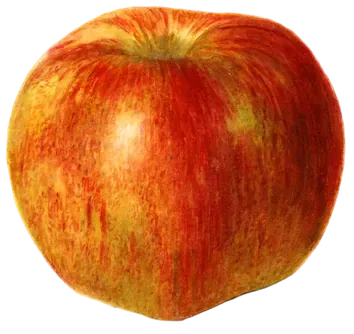
#> input picture img/plates/parts/apples-1.webp, 354 x 334 px
$ python -i build_art.py   (imports and definitions only)
#> lines starting #> are read from the running program, lines starting #| are printed output that depends on the picture; after the words box and inside, x2 and y2 are one past the last pixel; in counts of white or black regions, pixels touching at a corner belong together
#> further down, picture is the input picture: PIL image 354x334 RGBA; mean R, G, B, A 147.8, 67.5, 23.3, 181.3
#!/usr/bin/env python3
"""Cut the USDA pomological watercolours out of their paper and write img/plates/*.webp + data/art.json.

    pip install onnxruntime pillow numpy
    python3 scripts/art/build_art.py --model birefnet.onnx --metadata pom_metadata.csv --cache ./scans
    python3 scripts/art/build_art.py --thumbs     # just the small row thumbnails
    python3 scripts/art/build_art.py --parts      # just the separate views (whole and halved fruit)

Inputs, fetched once and kept in --cache so repeat runs never touch the network:
  * pom_metadata.csv  https://archive.org/download/usda_pomological_watercolors_20200211/pom_metadata.csv
  * scans             https://archive.org/download/usda-pomological-watercolor-collection/<id>.jpg
  * BiRefNet (MIT)    https://huggingface.co/onnx-community/BiRefNet-ONNX (onnx/model.onnx)

Downloads run one at a time with a pause in between; please keep it that way. The model's mask is
saved next to each scan (<id>.mask.png), so later runs only redo the cheap steps.
The model needs a few GB of memory; on a small machine run one plate at a time with --only.
"""
import argparse
import csv
import json
import pathlib
import time
import urllib.request

import numpy as np
from PIL import Image, ImageFilter

ROOT = pathlib.Path(__file__).resolve().parents[2]
OUT = ROOT / 'img' / 'plates'
SIZE = 1024          # BiRefNet input
MAX_SIDE = 640       # exported plate size (shown at up to 320 CSS px)
THUMB_SIDE = 64      # row thumbnails, shown at up to 32 CSS px

# Catalogue item -> NAL identifier. Picked by eye for a clear, typical specimen that the painter's
# ruled frame or the sheet edge doesn't cut off (a cut twig or stalk end is fine).
PLATES = {
    'apples': 'POM00002053', 'pears': 'POM00006915', 'plums': 'POM00004918', 'cherries': 'POM00004671',
    'sour-cherries': 'POM00004432', 'peaches': 'POM00005228', 'grapes': 'POM00006020',
    'strawberries': 'POM00004312', 'oranges': 'POM00000339', 'mandarins': 'POM00006387',
    'lemons': 'POM00006422', 'persimmons': 'POM00001225', 'mangoes': 'POM00004494',
    'avocados': 'POM00004572', 'currants': 'POM00007150', 'gooseberries': 'POM00007152',
    'raspberries': 'POM00000866', 'blackberries': 'POM00007351', 'blueberries': 'POM00006846',
    'cranberries': 'POM00007174', 'melons': 'POM00007426', 'watermelons': 'POM00007419',
    'figs': 'POM00007441', 'quinces': 'POM00001288', 'pomegranates': 'POM00007501', 'kiwis': 'POM00007367',
    'feijoas': 'POM00007438', 'passionfruit': 'POM00007354', 'bananas': 'POM00000787',
    'chestnuts': 'POM00000125', 'hazelnuts': 'POM00007423', 'walnuts': 'POM00007473',
    'aubergines': 'POM00007167',
}
# Plates whose separate pieces belong together as one group (a scatter of nuts).
WHOLE = {'hazelnuts'}
PART_GAP = 5         # views closer than about this many px count as one
MAX_PARTS = 3
# The collection files these red currant varieties under gooseberries.
SUBJECT = {'currants': 'red currant'}


# [16 lines left out: functions fetch, mask, not called in this run]


def components(solid):
    """Label the 4-connected regions of a boolean array: (labels, sizes), with label 0 for the background."""
    h, w = solid.shape
    labels = np.zeros((h, w), np.int32)
    sizes = [0]
    # small images by now, so a plain flood fill is fast enough
    for y0, x0 in zip(*np.nonzero(solid)):
        if labels[y0, x0]:
            continue
        n = len(sizes)
        stack, count = [(y0, x0)], 0
        labels[y0, x0] = n
        while stack:
            y, x = stack.pop()
            count += 1
            for yy, xx in ((y + 1, x), (y - 1, x), (y, x + 1), (y, x - 1)):
                if 0 <= yy < h and 0 <= xx < w and solid[yy, xx] and not labels[yy, xx]:
                    labels[yy, xx] = n
                    stack.append((yy, xx))
        sizes.append(count)
    return labels, sizes


# [54 lines left out: functions keep_main, soften, cutout, not called in this run]


def split_parts(img):
    """Cut a plate that paints the fruit more than once (whole and halved, say) into its separate views.

    Returns a list of RGBA crops in reading order, or [] when the painting is one piece. Each crop keeps
    the plate's scale, so the page can set the views side by side as well as stacked.
    """
    a = np.asarray(img.getchannel('A'))
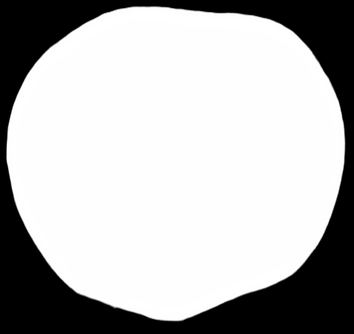
#> a: shape (334, 354); min 0, max 255, mean 181.3
    # join soft edges and nearby specks to their view, but not views a clear gap apart
    near = np.asarray(Image.fromarray(((a > 24) * 255).astype(np.uint8)).filter(ImageFilter.MaxFilter(PART_GAP))) > 0
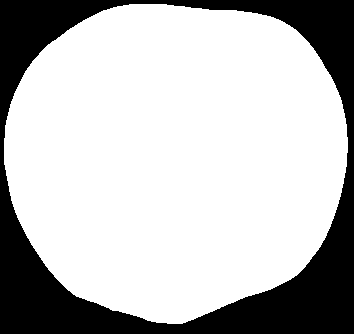
#> near: shape (334, 354) bool; 74.2% white; 1 black region, box (x1, y1, x2, y2) and area: (0, 0, 354, 334) 30511
    labels, sizes = components(near)
#> the loop in components, `for y0, x0 in zip(*np.nonzero(solid)):` made 87725 passes
#> (y0, x0) on passes 2 to 4: (4, 130), (4, 131), (4, 132)
#> after the loop in components, `for y0, x0 in zip(*np.nonzero(solid)):`: sizes = [0, 87725]
#> sizes = [0, 87725]
    total = sum(sizes)
#> total = 87725
    views = [i for i, s in enumerate(sizes) if i and s >= total * 0.04]
#> views = [1]
    if not 2 <= len(views) <= MAX_PARTS:
        return []
    # specks too small to be a view go with the nearest one
    centre = {i: np.argwhere(labels == i).mean(axis=0) for i in range(1, len(sizes))}
    owner = {i: i if i in views else min(views, key=lambda v: np.hypot(*(centre[i] - centre[v]))) for i in centre}
    parts = []
    for v in views:
        keep = np.isin(labels, [i for i, o in owner.items() if o == v])
        part = np.asarray(img).copy()
        part[..., 3] = np.where(keep, part[..., 3], 0)
        part = Image.fromarray(part, 'RGBA')
        box = part.getchannel('A').point(lambda x: 255 if x > 8 else 0).getbbox()
        pad = 12
        parts.append((box, part.crop((max(0, box[0] - pad), max(0, box[1] - pad), min(img.width, box[2] + pad), min(img.height, box[3] + pad)))))
    # top to bottom, then left to right for views side by side
    parts.sort(key=lambda p: (p[0][1] // (img.height // 4), p[0][0]))
    return [p for _, p in parts]


# [108 lines left out: functions write_parts, set_parts, write_thumb, artist, main, not called in this run]


# [2 lines not run here, left out]

>>> from PIL import Image
>>> picture = Image.open('../../img/plates/parts/apples-1.webp')
>>> result = split_parts(picture)
#> result = []

$ run again, on img/plates/parts/avocados-1.webp
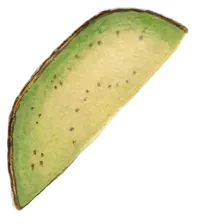
#> input picture img/plates/parts/avocados-1.webp, 201 x 224 px
#> picture is the input picture: PIL image 201x224 RGBA; mean R, G, B, A 86.4, 82.4, 52.1, 99.4
#> in split_parts, `a = np.asarray(img.getchannel('A'))`:
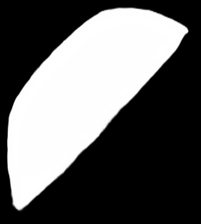
#> a: shape (224, 201); min 0, max 255, mean 99.4
#> in split_parts, `near = np.asarray(Image.fromarray(((a > 24) * 255).astype(np.uint8)).f..`:
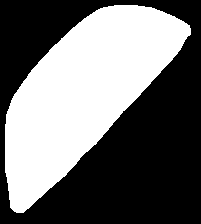
#> near: shape (224, 201) bool; 43.5% white; 1 white region, box (x1, y1, x2, y2) and area: (5, 5, 191, 213) 19589
#> the loop in components, `for y0, x0 in zip(*np.nonzero(solid)):` made 19589 passes
#> (y0, x0) on passes 2 to 4: (5, 115), (5, 116), (5, 117)
#> after the loop in components, `for y0, x0 in zip(*np.nonzero(solid)):`: sizes = [0, 19589]
#> total = 19589
#> views = [1]
#> result = []

$ run again, on img/plates/parts/avocados-2.webp
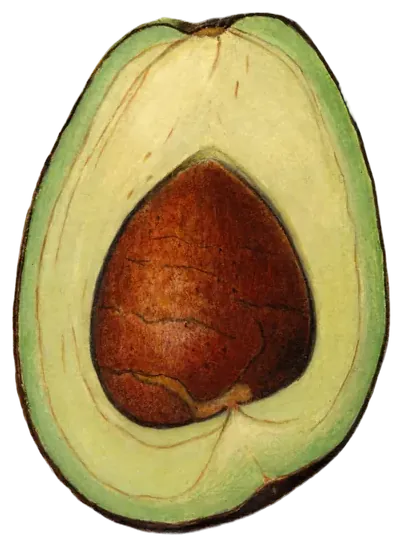
#> input picture img/plates/parts/avocados-2.webp, 398 x 542 px
#> picture is the input picture: PIL image 398x542 RGBA; mean R, G, B, A 129.2, 111.4, 64.3, 183.9
#> in split_parts, `a = np.asarray(img.getchannel('A'))`:
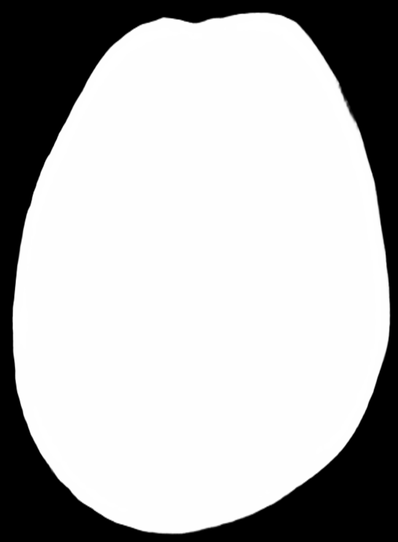
#> a: shape (542, 398); min 0, max 255, mean 183.9
#> in split_parts, `near = np.asarray(Image.fromarray(((a > 24) * 255).astype(np.uint8)).f..`:
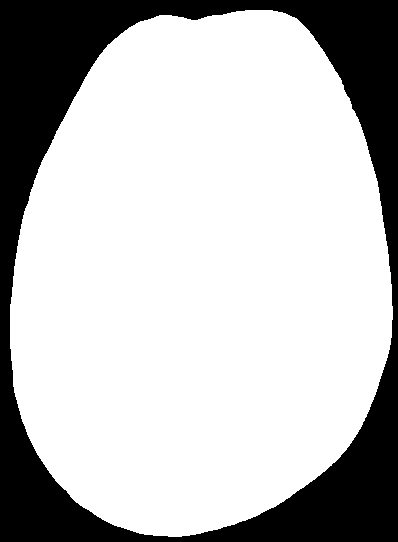
#> near: shape (542, 398) bool; 74.5% white; 1 black region, box (x1, y1, x2, y2) and area: (0, 0, 398, 542) 54909
#> the loop in components, `for y0, x0 in zip(*np.nonzero(solid)):` made 160807 passes
#> (y0, x0) on passes 2 to 4: (10, 246), (10, 247), (10, 248)
#> after the loop in components, `for y0, x0 in zip(*np.nonzero(solid)):`: sizes = [0, 160807]
#> total = 160807
#> views = [1]
#> result = []

$ run again, on img/plates/parts/blackberries-1.webp
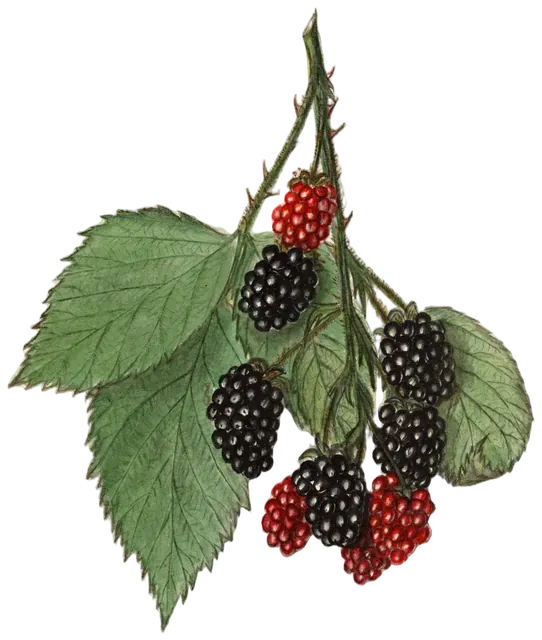
#> input picture img/plates/parts/blackberries-1.webp, 542 x 640 px
#> picture is the input picture: PIL image 542x640 RGBA; mean R, G, B, A 43.1, 44, 30.9, 98.9
#> in split_parts, `a = np.asarray(img.getchannel('A'))`:
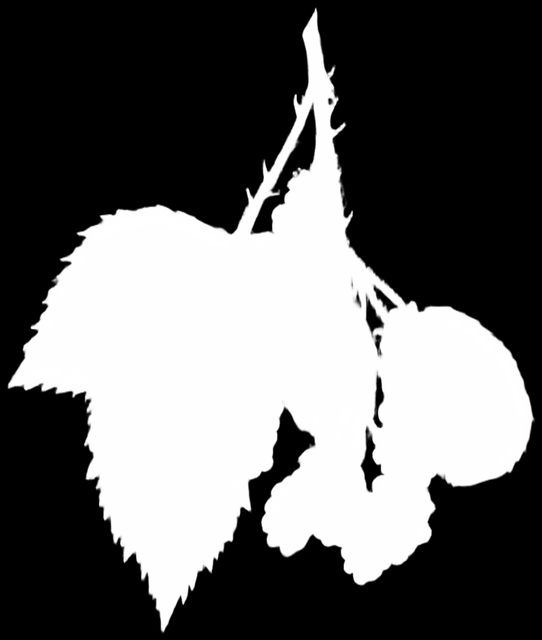
#> a: shape (640, 542); min 0, max 255, mean 98.9
#> in split_parts, `near = np.asarray(Image.fromarray(((a > 24) * 255).astype(np.uint8)).f..`:
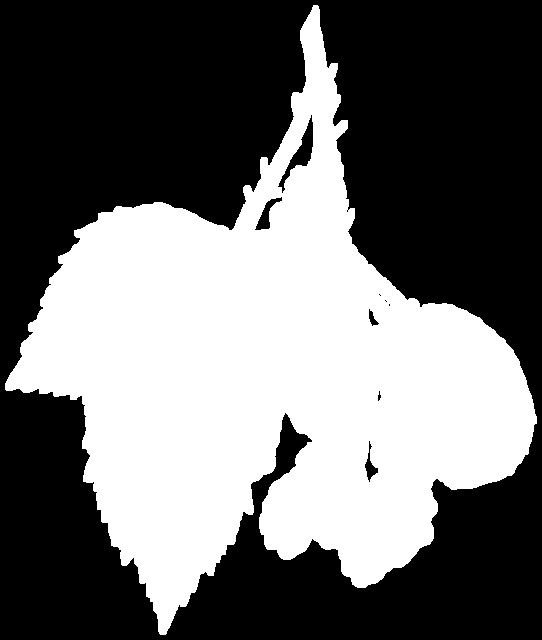
#> near: shape (640, 542) bool; 42.2% white; 1 white region, box (x1, y1, x2, y2) and area: (5, 5, 537, 635) 146376
#> the loop in components, `for y0, x0 in zip(*np.nonzero(solid)):` made 146376 passes
#> (y0, x0) on passes 2 to 4: (5, 314), (5, 315), (5, 316)
#> after the loop in components, `for y0, x0 in zip(*np.nonzero(solid)):`: sizes = [0, 146376]
#> total = 146376
#> views = [1]
#> result = []
